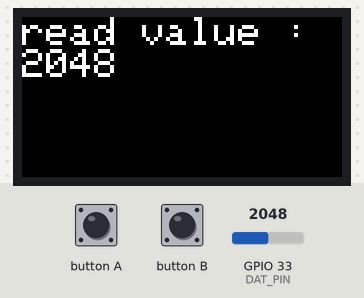
The sketch below on a simulated ESP32. On the bench: 160×80 colour display. The inputs (shaded band) are chosen by the test bench; at power-on: GPIO 33 (DAT_PIN) = 2048.

Above: at 1.3 s.
1.4 s: GPIO 33 (DAT_PIN) set to 2866
At 3.4 s:
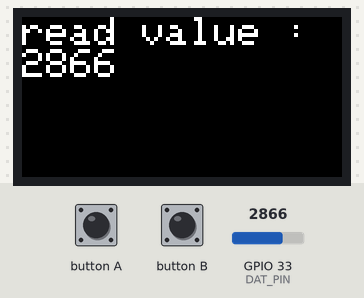
3.7 s: GPIO 33 (DAT_PIN) set to 3603
At 5.1 s:
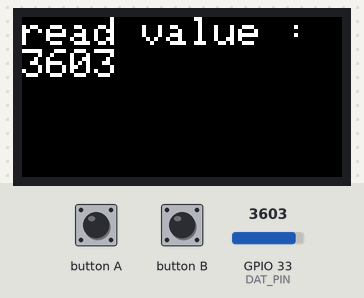
5.7 s: GPIO 33 (DAT_PIN) set to 4095
At 6.9 s:
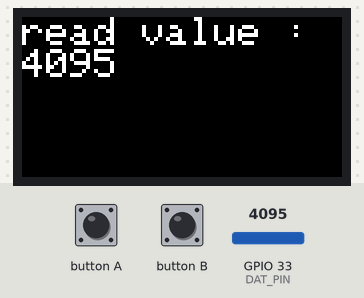
Timing chart, 0 to 8.7 s (numbered marks = the images above; inputs shaded):
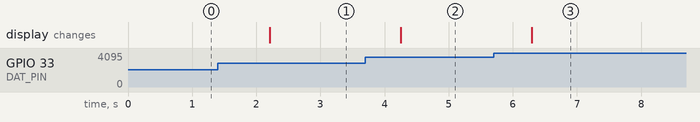

Measured:
- after the input at 1.4 s, the display: changes after 0.81 s (image 1)
- after the input at 3.7 s, the display: changes after 0.55 s (image 2)
- after the input at 5.7 s, the display: changes after 0.59 s (image 3)

The sketch:

alcoholTest.ino
```cpp
#include <M5StickC.h>

#define DAT_PIN 33
#define SCL_PIN 32
int val = 0;

// the setup routine runs once when M5StickC starts up
void setup(){
  // Initialize the M5StickC object
  M5.begin();
  M5.Lcd.setRotation(3);
  M5.Lcd.setTextSize(2);

  // LCD display
  M5.Lcd.print("Hello World");

  pinMode(SCL_PIN,OUTPUT);
  digitalWrite(SCL_PIN,LOW); // Start to heat the sensor
}

// the loop routine runs over and over again forever
void loop() {
  M5.update();
  val = analogRead(DAT_PIN);

  M5.Lcd.setCursor(0, 0);
  M5.Lcd.setTextColor(WHITE, BLACK);
  M5.Lcd.fillScreen(BLACK);
  M5.Lcd.printf("read value : %d",val);
  delay(1000);
}
```
